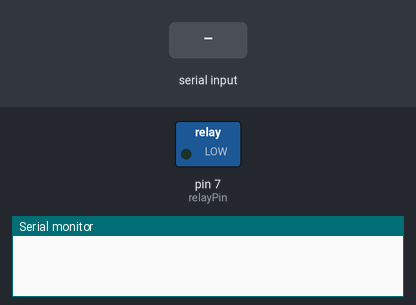
A sketch run on a simulated Arduino Uno, built with avr-gcc and run on an emulated ATmega328P. Shown: switched loads named in the sketch (green lamp = pin HIGH), the last lines printed to the serial monitor. Inputs (shaded band) come from the test bench.

Above: at 1.2 s.
1.3 s: "1" received over Serial
At 2.1 s:
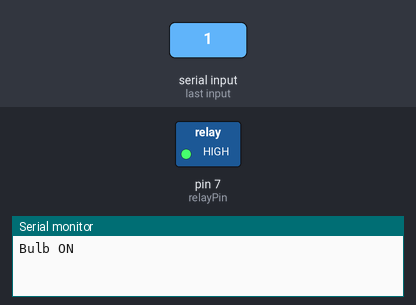
2.8 s: "0" received over Serial
At 3.2 s:
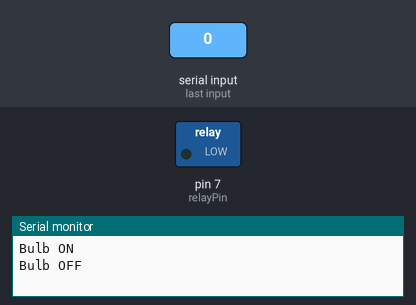
Timing chart, 0 to 5.8 s (numbered marks = the images above; inputs shaded):
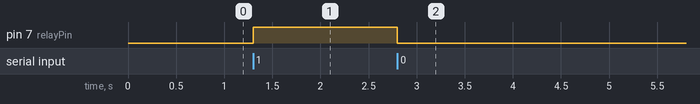

Measured:
- after the input at 1.3 s, pin 7 (relayPin): LOW → HIGH at once
- after the input at 2.8 s, pin 7 (relayPin): HIGH → LOW at once

The sketch:

Bulb_Relay.ino
```cpp
const int relayPin = 7; // Pin connected to the relay's S (Signal) pin

void setup() {
  pinMode(relayPin, OUTPUT);
  Serial.begin(9600);
  digitalWrite(relayPin, LOW); // Ensure the relay is off at startup
}

void loop() {
  if (Serial.available() > 0) {
    char input = Serial.read();
    if (input == '1') {
      digitalWrite(relayPin, HIGH); // Turn relay ON
      Serial.println("Bulb ON");
      //delay(100);
    } else if (input == '0') {
      digitalWrite(relayPin, LOW); // Turn relay OFF
      Serial.println("Bulb OFF");
      //delay(100);
    }
  }
}
```
